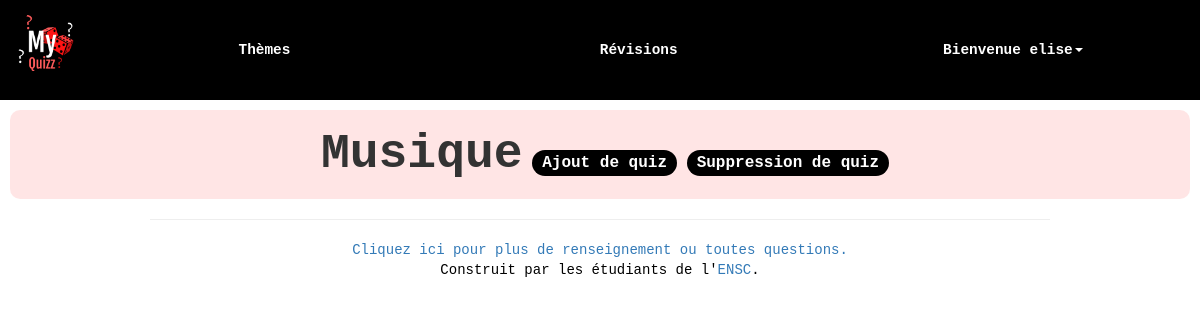
The page /index_quiz.php?id=2 (signed in) on the database as committed earlier.
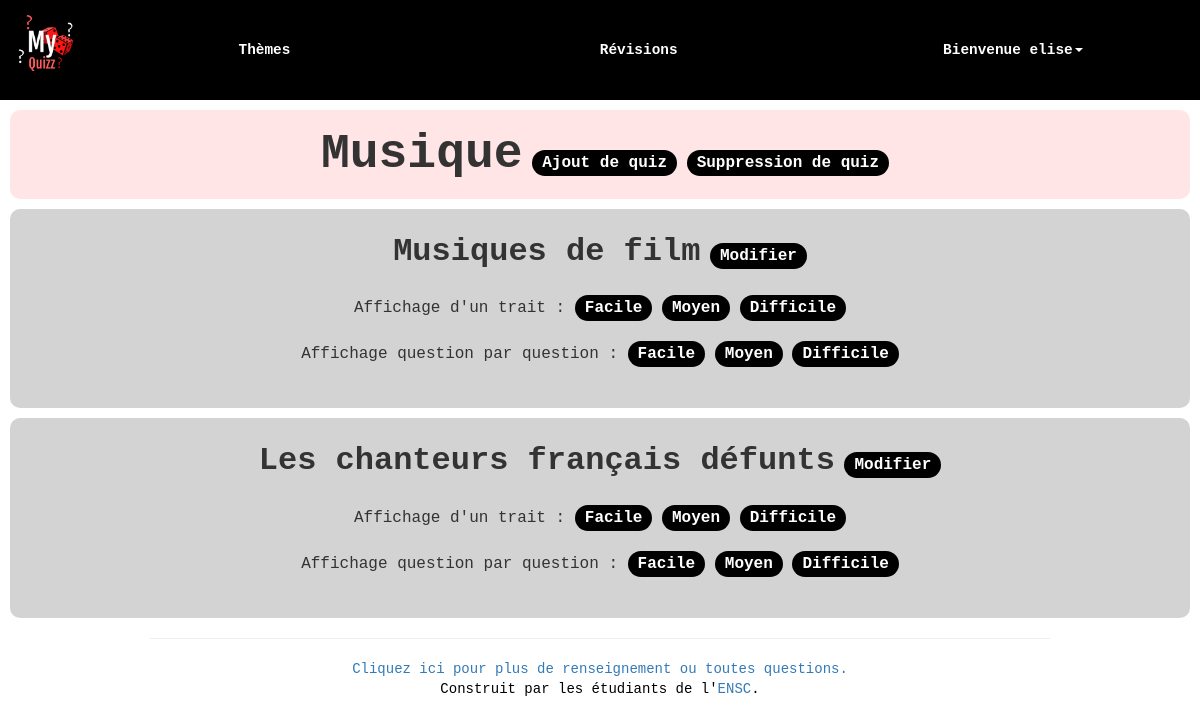
The same page on the database as committed later.
### tables this page shows
CREATE TABLE `quiz` (
  `quiz_id` int(11) NOT NULL,
  `quiz_nom` varchar(255) NOT NULL,
  `nbquestions` int(11) NOT NULL DEFAULT 10,
  `datecreation` datetime NOT NULL DEFAULT current_timestamp(),
  `theme_id` int(11) NOT NULL,
  `createur` varchar(255) NOT NULL
);

### includes/function.php (called while the page is built, shortened)
<?php
    function getDb() {
        try{
    		return new PDO("mysql:host=localhost;dbname=id13265287_bdd;charset=utf8", 'id13265287_myquizz', 'vYx<?8Jb2Z\P-2c_', array(PDO::ATTR_ERRMODE => PDO::ERRMODE_EXCEPTION));
        }
        catch(PDOException $e){
            echo "Erreur : " . $e->getMessage();
        }
    }
    function isAdmin()
    {
    	if($_SESSION['role']=="administrateur")
    	{
    		return isset($_SESSION['role']);
    	}
    }
?>

### index_quiz.php (the view, shortened to what this page needs)
<?php
	require_once "includes/function.php";
	$themeId = $_GET['id'];
	$recup_quizs = getDb()->prepare('select * from quiz where theme_id=?');
	$recup_quizs->execute(array($themeId));
	$quizs = $recup_quizs->fetchAll();
	$recup_theme = getDb()->prepare('select * from theme where theme_id=?');
	$recup_theme->execute(array($themeId));
	$theme = $recup_theme->fetch();
?>
<!doctype html>
<html>
	<?php
		$pageTitle = $theme['theme_nom'];
		require_once "includes/head.php";
	?>
	<body>
		<?php include "includes/header.php"; ?>
		<div class="containeurGlobal">
			<div class="infoBase">
				<div id="infoBaseInt">
					<strong><FONT size="7"><?=$pageTitle; ?></font></strong>
					<?php if(isAdmin()) { ?> <a class="option" href="add_quiz.php?id=<?= $themeId?>">Ajout de quiz</a>  <?php } ?>
				    <?php if(isAdmin()) { ?> <a class="option" href="suppr_quiz.php?id=<?= $themeId ?>">Suppression de quiz</a>		<?php } ?>
				</div>
			</div>
				<?php foreach ($quizs as $quiz) { ?>
					<div class="element">
						<div id="elementInt">
    						<strong><FONT size="6"><?= $quiz['quiz_nom']?></font></strong>
    						<?php if(isAdmin()) { ?><a class="option" href="index_question.php?id=<?= $quiz['quiz_id'] ?>">Modifier</a> <?php } ?><br/><br/>
    						Affichage d'un trait :
    						<a class="option" href="quiz.php?id=<?= $quiz['quiz_id'] ?>&niv=facile">Facile</a>
    						<a class="option" href="quiz.php?id=<?= $quiz['quiz_id'] ?>&niv=moyen">Moyen</a>
    						<a class="option" href="quiz.php?id=<?= $quiz['quiz_id'] ?>&niv=difficile">Difficile</a>
    						<br/><br/>
    						Affichage question par question :
    						<a class="option" href="quiz1par1_init.php?id=<?= $quiz['quiz_id'] ?>&niv=facile">Facile</a>
    						<a class="option" href="quiz1par1_init.php?id=<?= $quiz['quiz_id'] ?>&niv=moyen?>">Moyen</a>
    						<a class="option" href="quiz1par1_init.php?id=<?= $quiz['quiz_id'] ?>&niv=difficile?>">Difficile</a>
    						<br/><br/>
						</div>
					</div>
			<?php } ?>
		</div>
		<?php require_once "includes/footer.php"; ?>
	</body>
</html>

Rows that differ between the two databases and show on the page:
added quiz: quiz_nom "Musiques de film"
added quiz: quiz_nom "Les chanteurs français défunts"
